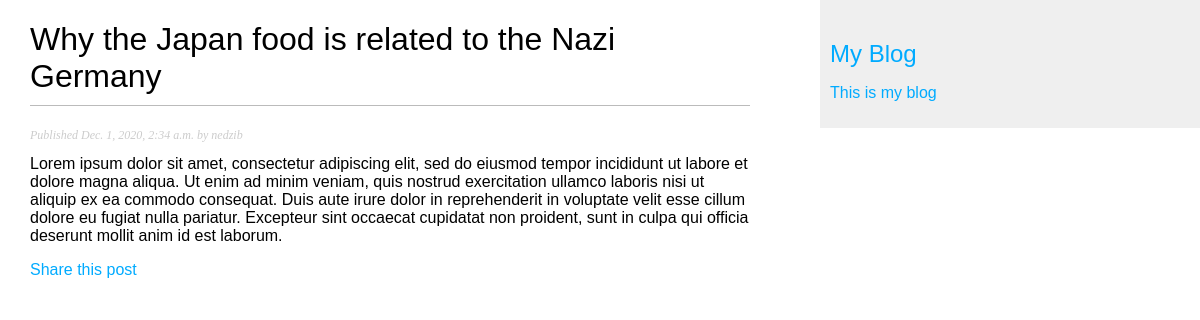
The app's page /blog/2020/12/1/japan-food-nazi/ with its own data.
### blog/models.py (models this page shows, shortened)
class Post(models.Model):
    objects = models.Manager()  # The default manager.
    published = PublishedManager()  # Our custom manager.
    STATUS_CHOICES = (('draft', 'Draft'), ('published', 'Published'))
    title = models.CharField(max_length=250)
    slug = models.SlugField(max_length=250, unique_for_date='publish')
    author = models.ForeignKey(
        User, on_delete=models.CASCADE, related_name='blog_post')
    body = RichTextUploadingField(blank=True)
    publish = models.DateTimeField(default=timezone.now)
    created = models.DateTimeField(auto_now_add=True)
    updated = models.DateTimeField(auto_now=True)
    status = models.CharField(
        max_length=10, choices=STATUS_CHOICES, default='draft')
    class Meta:
        ordering = ('-publish',)

### blog/views.py (the view)
# urls.py: path('<int:year>/<int:month>/<int:day>/<slug:post>/', views.post_detail, name='post_detail'),
def post_detail(request, year, month, day, post):
    post = get_object_or_404(Post,  slug=post,
                             status='published',
                             publish__year=year,
                             publish__month=month,
                             publish__day=day)
    return render(request,
                  'blog/post/detail.html',
                  {'post': post})

### blog/templates/blog/post/detail.html (shortened to what this page needs)
{% extends "blog/base.html" %}
{% block content %}
<h1>{{ post.title }}</h1>
<p class="date">
    Published {{ post.publish }} by {{ post.author }}
</p>
 {{ post.body|safe }}
<p>
    <a href="{% url "blog:post_share" post.id %}">
    Share this post
</p>
{% endblock %}

### blog/static/css/blog.css (style rules this page uses)
body { margin:0; padding:0; font-family:helvetica, sans-serif; }
a { color:#00abff; text-decoration:none; }
h1 { font-weight:normal; border-bottom:1px solid #bbb; padding:0 0 10px 0; }
p.date { color:#ccc; font-family: georgia, serif; font-size: 12px; font-style: italic; }

### records on screen
Post: title "Why the Japan food is related to the Nazi Germany", publish "Dec. 1, 2020, 2:34 a.m.", author "nedzib", body "Lorem ipsum dolor sit amet, consectetur adipiscing elit, sed do eiusmod tempor incididunt ut labore et dolore magna aliqua. Ut enim ad minim veniam, quis nostrud exercitation ullamco laboris nisi ut aliquip ex ea commodo consequat. Duis aute irure dolor in reprehenderit in voluptate velit esse cillum dolore eu fugiat nulla pariatur. Excepteur sint occaecat cupidatat non proident, sunt in culpa qui officia deserunt mollit anim id est laborum."
